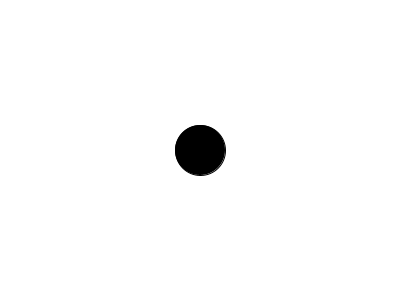
Frame 1 (no input)
Frame 60 (the mouse pressed at the canvas centre just before this capture): identical to frame 1, image omitted
Frame 120 (the mouse held since frame 60 and released just before this capture): identical to frame 1, image omitted

The Processing sketch that drew this single still picture (run headless with seeded random() and noise(); from frame 60 on, the mouse is pressed at the canvas centre):

// Processing sketch: sketch001b
// ── sketch001b.pde
void setup ()
{
  size (400, 300);
}

void draw ()
{
  background (255);
  fill (0);
  ellipse (200, 150, 50, 50);
}
